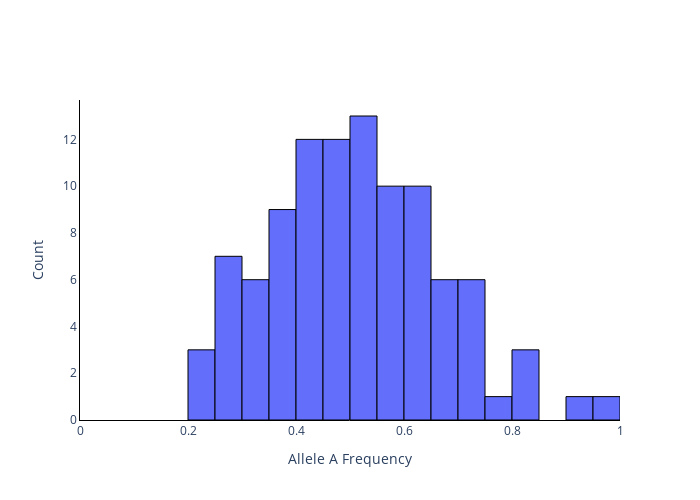

This figure's notebook cell:
### Code cell
#histogram of the final allele frequencies
from plotly.graph_objs import *

lastgen_freqA = []
for sim in freqA_list_sim:
    lastgen_freqA.append(sim[-1])

fig = Figure(data=[Histogram(x=lastgen_freqA, nbinsx=15)])
fig.update_traces(marker_line_width=1,marker_line_color="black")
fig.update_layout(plot_bgcolor = 'white',
                  xaxis_range=[0,1],
                  xaxis_title='Allele A Frequency',
                  yaxis_title='Count',
                  width=700,  # Width in pixels
                  height=500)  # Height in pixels
fig.update_yaxes(showline = True, linecolor = 'black', linewidth = 1)
fig.update_xaxes(showline = True, linecolor = 'black', linewidth = 1)
fig.show()

### Figure 1 — Plotly figure (JSON) as saved in the notebook; plotly's stock layout.template omitted (floating-point values rounded to 4 significant figures)
{"data": [{"marker": {"line": {"color": "black", "width": 1}}, "nbinsx": 15, "type": "histogram", "x": [0.4595, 0.3995, 0.5315, 0.414, 0.613, 0.5595, 0.832, 0.5485, 0.5985, 0.5765, 0.7085, 0.353, 0.232, 0.572, 0.51, 0.6825, 0.6095, 0.477, 0.6065, 0.352, 0.4795, 0.42, 0.5485, 0.433, 0.725, 0.9235, 0.612, 0.521, 0.297, 0.3725, 0.692, 0.4105, 0.4615, 0.43, 0.537, 0.5865, 0.299, 0.2775, 0.237, 0.336, 0.8355, 0.4155, 0.4895, 0.4575, 0.388, 0.263, 0.5745, 0.513, 0.309, 0.4805, 0.3735, 0.824, 0.64, 0.665, 0.3115, 0.6155, 0.698, 0.536, 0.512, 0.725, 0.4055, 0.531, 0.3875, 0.54, 0.529, 0.288, 0.4595, 0.465, 0.4445, 0.3405, 0.767, 0.5595, 0.6995, 0.4255, 0.345, 0.633, 0.2985, 0.388, 0.473, 0.576, 0.6235, 0.475, 0.514, 0.3665, 0.5645, 0.4325, 0.438, 0.247, 0.7355, 0.5585, 0.7455, 0.305, 0.6485, 0.709, 0.443, 0.9685, 0.6175, 0.655, 0.2845, 0.461]}], "layout": {"height": 500, "plot_bgcolor": "white", "width": 700, "xaxis": {"linecolor": "black", "linewidth": 1, "range": [0, 1], "showline": true, "title": {"text": "Allele A Frequency"}, "type": "linear"}, "yaxis": {"autorange": true, "linecolor": "black", "linewidth": 1, "range": [0, 13.68], "showline": true, "title": {"text": "Count"}}}}
